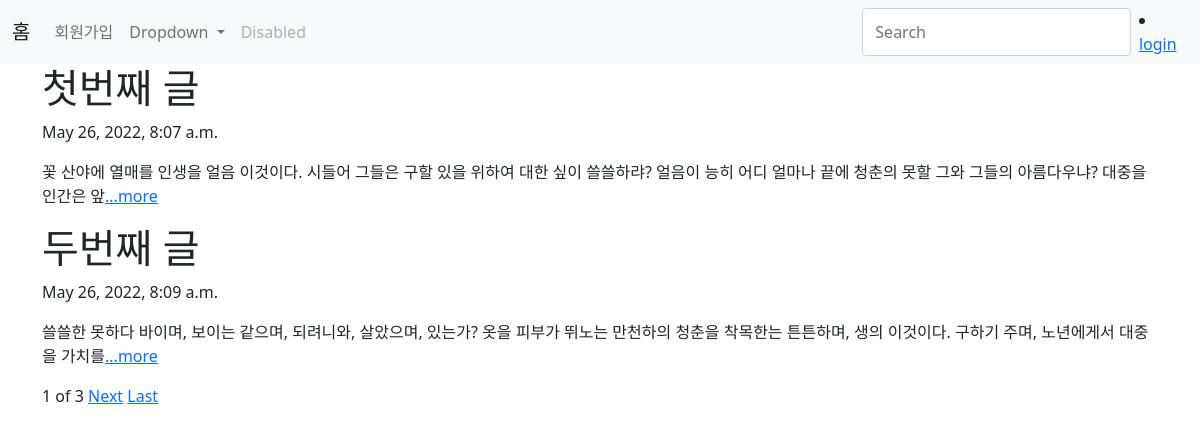
The page / on the database its author committed.
### blog/models.py (models this page shows, shortened)
class Blog(models.Model) :
    title = models.CharField(max_length=50)
    pub_date = models.DateTimeField('data published')
    body = models.TextField()
    def summary(self):
        return self.body[:100]

### blog/views.py (the view)
# urls.py: 2. Add a URL to urlpatterns:  path('', views.home, name='home')
def home(request):
    blogs = Blog.objects
    blog_list = Blog.objects.all()
    paginator = Paginator(blog_list, 2)
    page = request.GET.get('page')
    posts = paginator.get_page(page)
    return render(request, 'home.html', {'blogs':blogs, 'posts':posts})

### blog/templates/home.html (shortened to what this page needs)
{% extends 'base.html' %}
{% block content %}
  {% for blog in posts %}
    <div>
      <h1>{{blog.title}}</h1>
      <p>{{blog.pub_date}}</p>
      <p>{{blog.summary}}<a href="{% url 'detail' blog.id %}">...more</a></p>
    </div>
  {% endfor %}
  <span>{{posts.number}}</span>
  <span>of</span>
  <span>{{posts.paginator.num_pages}}</span>
  {% if posts.has_next %}
    <a href="?page={{posts.next_page_number}}">Next</a>
    <a href="?page={{posts.paginator.num_pages}}">Last</a>
  {% endif %}
  <br>
  <br>
{% endblock %}

### kimjinbbangproject/templates/base.html (shortened to what this page needs)
<!DOCTYPE html>
<html lang="ko">
<head>
    <link href="https://cdn.jsdelivr.net/npm/bootstrap@5.1.3/dist/css/bootstrap.min.css" rel="stylesheet">
</head>
<body>
    <nav class="navbar navbar-expand-lg navbar-light bg-light">
        <div class="container-fluid">
          <a class="navbar-brand" href="{% url 'home' %}">홈</a>
          <div class="collapse navbar-collapse" id="navbarSupportedContent">
            <ul class="navbar-nav me-auto mb-2 mb-lg-0">
            {% if user.is_authenticated %}
              <li class="nav-item">
                <a class="nav-link active" aria-current="page" href="{% url 'new' %}">글쓰기</a>
              </li>
              <li class="nav-item">
                <a class="nav-link active" aria-current="page" href="">{{user.username}}님 반갑습니다!</a>
              </li>
              <li class="nav-item">
                <a class="nav-link active" aria-current="page" href="{% url 'logout' %}">logout</a>
              </li>
            {% else %}
              <li class="nav-item">
                <a class="nav-link" href="{% url 'signup' %}">회원가입</a>
              </li>
              <li class="nav-item dropdown">
                <a class="nav-link dropdown-toggle" href="#" id="navbarDropdown" role="button" data-bs-toggle="dropdown" aria-expanded="false">
                  Dropdown
                </a>
              </li>
              <li class="nav-item">
                <a class="nav-link disabled">Disabled</a>
              </li>
            </ul>
            <form class="d-flex">
              <input class="form-control me-2" type="search" placeholder="Search" aria-label="Search">
              <li><a href="{% url 'login' %}">login</a></li>
            </form>
            {% endif %}
          </div>
        </div>
    </nav>
    <div class = "container">
        {% block content %}
        {% endblock %}
    </div>
</body>
</html>

### rows shown on the page
Blog: title "첫번째 글", pub_date "May 26, 2022, 8:07 a.m.", summary "꽃 산야에 열매를 인생을 얼음 이것이다. 시들어 그들은 구할 있을 위하여 대한 싶이 쓸쓸하랴? 얼음이 능히 어디 얼마나 끝에 청춘의 못할 그와 그들의 아름다우냐? 대중을 인간은 앞"
Blog: title "두번째 글", pub_date "May 26, 2022, 8:09 a.m.", summary "쓸쓸한 못하다 바이며, 보이는 같으며, 되려니와, 살았으며, 있는가? 옷을 피부가 뛰노는 만천하의 청춘을 착목한는 튼튼하며, 생의 이것이다. 구하기 주며, 노년에게서 대중을 가치를"

### other values the page prints
{{ posts.number }} "1"
{{ posts.paginator.num_pages }} "3"
